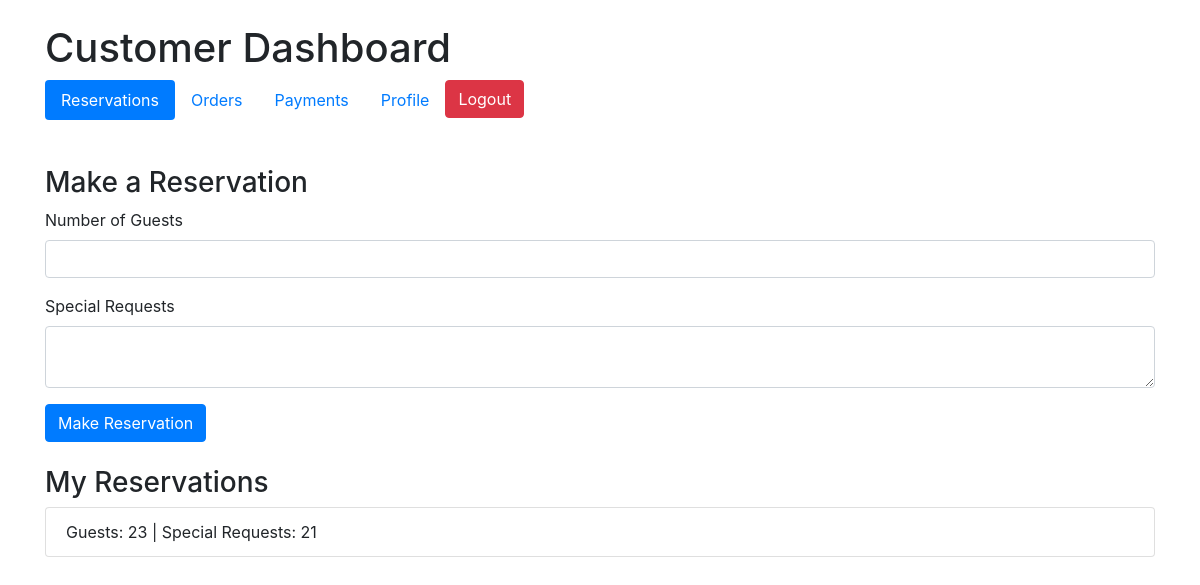
The page /customer/index.php (signed in) on the database as committed earlier.
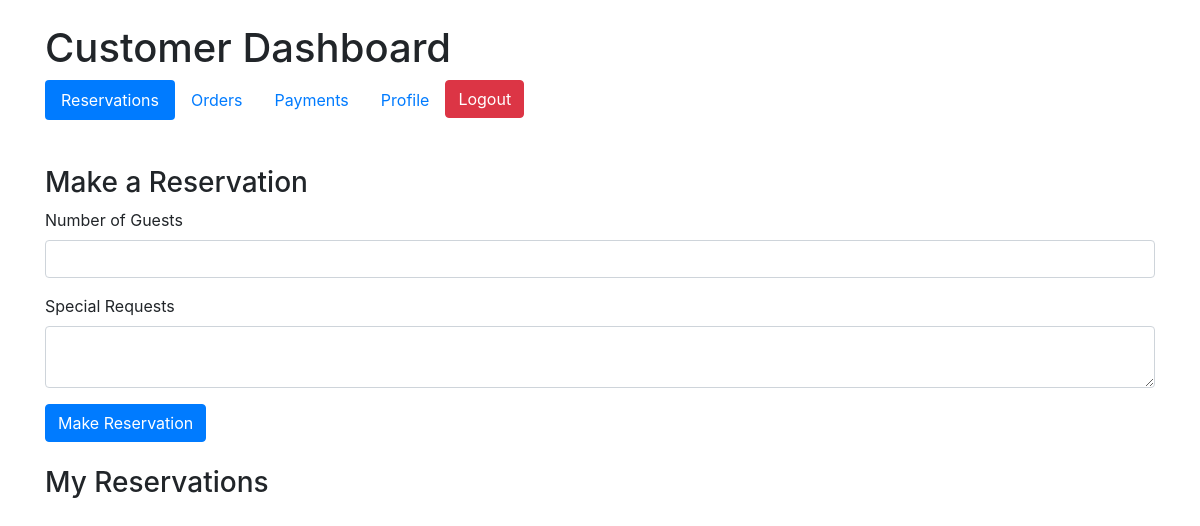
The same page on the database as committed later.
### tables this page shows
CREATE TABLE `reservations` (
  `ReservationID` int(11) NOT NULL,
  `CustomerID` int(11) NOT NULL,
  `ReservationDate` timestamp NOT NULL DEFAULT current_timestamp() ON UPDATE current_timestamp(),
  `NumberOfGuests` int(11) NOT NULL,
  `SpecialRequests` text DEFAULT NULL,
  `Status` varchar(50) DEFAULT 'Pending'
);

### customer/index.php (the view, shortened to what this page needs)
<?php
include 'config.php';
$customerID = isset($_SESSION['user_id']) ? $_SESSION['user_id'] : 0;
$reservationsQuery = "SELECT * FROM reservations WHERE CustomerID = ?";
$reservationsStmt = $mysqli->prepare($reservationsQuery);
if ($reservationsStmt) {
    $reservationsStmt->bind_param("i", $customerID);
    $reservationsStmt->execute();
    $reservationsResult = $reservationsStmt->get_result();
} else {
    echo "Error preparing statement: " . $mysqli->error;
}
?>
<!DOCTYPE html>
<html lang="en">
<head>
    <link href="https://stackpath.bootstrapcdn.com/bootstrap/4.5.2/css/bootstrap.min.css" rel="stylesheet">
    <link href="https://cdnjs.cloudflare.com/ajax/libs/toastr.js/latest/toastr.min.css" rel="stylesheet">
</head>
<body>
    <div class="container mt-4">
        <h1>Customer Dashboard</h1>
        <ul class="nav nav-pills mb-4">
            <li class="nav-item">
                <a class="nav-link active" data-toggle="pill" href="#reservation_section">Reservations</a>
            </li>
            <li class="nav-item">
                <a class="nav-link" data-toggle="pill" href="#order_section">Orders</a>
            </li>
            <li class="nav-item">
                <a class="nav-link" data-toggle="pill" href="#payment_section">Payments</a>
            </li>
            <li class="nav-item">
                <a class="nav-link" data-toggle="pill" href="#profile_section">Profile</a>
            </li>
            <div style="float:right;" class="mb-4">
                <a href="logout.php" class="btn btn-danger">Logout</a>
            </div>
        </ul>
        <div class="tab-content">
            <div id="reservation_section" class="tab-pane fade show active">
                <h3>Make a Reservation</h3>
                <form id="reservation_form" method="post">
                    <div class="form-group">
                        <label for="number_of_guests">Number of Guests</label>
                        <input type="number" class="form-control" id="number_of_guests" name="number_of_guests" required>
                    </div>
                    <div class="form-group">
                        <label for="special_requests">Special Requests</label>
                        <textarea class="form-control" id="special_requests" name="special_requests"></textarea>
                    </div>
                    <button type="submit" name="make_reservation" class="btn btn-primary">Make Reservation</button>
                </form>
                <h3 class="mt-4">My Reservations</h3>
                <ul class="list-group">
                    <?php while ($reservation = $reservationsResult->fetch_assoc()): ?>
                        <li class="list-group-item">
                            Guests: <?= $reservation['NumberOfGuests']; ?> | Special Requests: <?= $reservation['SpecialRequests']; ?>
                        </li>
                    <?php endwhile; ?>
                </ul>
            </div>
        </div>
    </div>
</body>
</html>

Rows that differ between the two databases and show on the page:
no longer on this page (row edited): reservations: NumberOfGuests "23", SpecialRequests "21"
